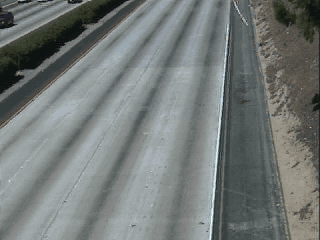
//> input picture input/background.png, 320 x 240 px
$ ./staticBackgroundSubstraction   (built with g++ and OpenCV 4)
//> lines starting //> are read from the running program, lines starting //| are printed output that depends on the picture; after the words box and inside, x2 and y2 are one past the last pixel; in counts of white or black regions, pixels touching at a corner belong together; pictures that were not available may be replaced by others from this repository, and a replacement may not be noted
#include "opencv2/highgui/highgui.hpp"
#include "opencv2/imgproc/imgproc.hpp"
#include "opencv2/video/tracking.hpp"
#include <iostream>
#include <stdio.h>
#include <stdlib.h>
#include <sstream>

using namespace cv;
using namespace std;

/// Function header
void foregroundAnalysis(Mat&, Mat&, Mat&);
void mask(Mat&, Mat&);

  /** @function main */
int main( int argc, char** argv ){
    Mat frame, objDetect;
    const int thresh = 35;
    Mat element( 5, 5, CV_8U, Scalar(1) );
    bool debugMode = false;
    bool pause = false;

    // open background image
    Mat background = imread("input/background.png");
//> background is the input picture: 240 rows x 320 cols, CV_8UC3; mean B, G, R 119.6, 121.4, 115.7

    // open the video file for reading
    VideoCapture cap("input/highwayII_raw.avi");

    if(!cap.isOpened()){
        cout << "Cannot open the video file" << endl;
        return -1;
    }

    while(1){
        Mat difference, gray, threshold_output, frame_mask, background_mask;

        // read a new frame from video
        bool bSuccess = cap.read(frame);

        // if no success, break loop
        if(!bSuccess){
          cout << "Cannot read the frame from video file" << '\n';
          break;
        }

        imshow( "Source Window", frame );

        // masking
        mask(background, background_mask);
//> in mask, `drawContours( mask,co_ordinates,0, Scalar(255),CV_FILLED, 8 );`:
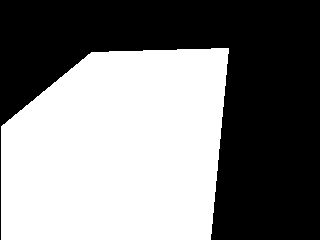
//> mask: 240 rows x 320 cols, CV_8UC1; 49.5% white; 1 white region, box (x1, y1, x2, y2) and area: (1, 48, 229, 240) 38045
//> after the loop in mask, `for (int y = 0; y < src.rows; ++y)`:
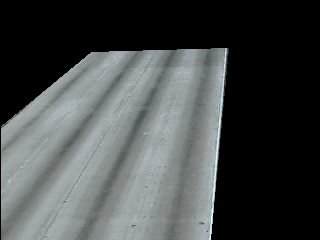
//> dest: 240 rows x 320 cols, CV_8UC3; mean B, G, R 73, 73, 69.3
        mask(frame, frame_mask);

        line(frame, Point(30, 90), Point(240, 90), Scalar(0, 0, 255), 2, 8, 0);
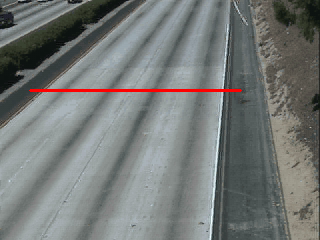
//> frame: 240 rows x 320 cols, CV_8UC3; 0.83% of pixels changed, all inside (x1, y1, x2, y2) = (29, 89, 242, 92)

        // background substraction
        absdiff(frame_mask, background_mask, difference);
//> difference: 240 rows x 320 cols, CV_8UC3; every value is 0
        cvtColor(difference, gray, CV_BGR2GRAY);
//> gray: 240 rows x 320 cols, CV_8UC1; every value is 0

        GaussianBlur(gray, gray, Size(5,5), 1.5);

        threshold( gray, threshold_output, thresh, 255, THRESH_BINARY );

        morphologyEx( threshold_output, threshold_output, MORPH_CLOSE, element );

        if(debugMode){
            imshow("Background Substraction", threshold_output);
            imshow("Gray Scale", gray);
        } else {
            destroyWindow("Background Substraction");
            destroyWindow("Gray Scale");
        }

        // [27 lines of commented-out code are left out]

        foregroundAnalysis(frame, threshold_output, objDetect);
//> in foregroundAnalysis, `findContours( threshold_output, contours, hierarchy, CV_RETR_EXTERNAL,..`: contours = 0 contours
//> after the loop in foregroundAnalysis, `for( int i = 0; i< contours.size(); i++ )`: count = 0
//> in foregroundAnalysis, `cv::putText(output, s, textOrg, fontFace, fontScale, Scalar(0,255,0), ..`:
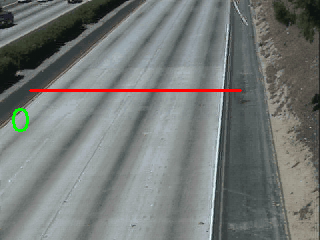
//> output: 240 rows x 320 cols, CV_8UC3; 0.22% of pixels changed, all inside (x1, y1, x2, y2) = (12, 108, 29, 132)
        imshow("Foreground", objDetect);

        char c = (char)waitKey(30);
//> the Esc key is pressed
        if( c == 27 )
            break;
        switch(c){
      		case 'd': //'d' has been pressed. this will debug mode
      			debugMode = !debugMode;
      			if(debugMode == false) cout<<"Debug mode disabled."<<endl;
      			else cout<<"Debug mode enabled."<<endl;
      			break;
      		// [15 lines of commented-out code are left out]
        }

    }

    return(0);
}

/** @function foregroundAnalysis*/
void foregroundAnalysis(Mat& frame, Mat& threshold_output, Mat& objDetect){
    static int count=0;
    double area, ar;
    Mat output, vehicle_ROI;
    vector<vector<Point> > contours;
    vector<Vec4i> hierarchy;

    frame.copyTo(output);

    /// Find contours
    findContours( threshold_output, contours, hierarchy, CV_RETR_EXTERNAL, CV_CHAIN_APPROX_SIMPLE, Point(0, 0) );

    /// Approximate contours to polygons + get bounding rects and circles
    vector<vector<Point> > contours_poly( contours.size() );
    vector<Rect> boundRect( contours.size() );

    for( int i = 0; i < contours.size(); i++ ) {
        approxPolyDP( Mat(contours[i]), contours_poly[i], 5, true );
        boundRect[i] = boundingRect( Mat(contours_poly[i]) );
    }

    /// Draw polygonal contour + bonding rects + circles
    Mat drawing = Mat::zeros( threshold_output.size(), CV_8UC3 );
    for( int i = 0; i< contours.size(); i++ ){
        Scalar color = Scalar( 255, 0, 0);
        drawContours( drawing, contours_poly, i, color, 1, 8, vector<Vec4i>(), 0, Point() );
        rectangle( output, boundRect[i].tl(), boundRect[i].br(), color, 1, 8, 0 );

        // get the center point of blob
        Point center((0.5 * (boundRect[i].tl().x+boundRect[i].br().x)), 0.5 * (boundRect[i].tl().y+boundRect[i].br().y));
        circle( output, center, 3, cv::Scalar(255, 0, 0), -1 );
        if (center.y > 86 && center.y < 94){//if(area > 450.0 && ar > 0.8) {
            count++;
            cout << count << endl;
        }
    }

    // print text to window
    stringstream ss;
        ss << count;
        string s = ss.str();
        int fontFace = FONT_HERSHEY_SCRIPT_SIMPLEX;
        double fontScale = 1;
        int thickness = 2;
        cv::Point textOrg(10, 130);
        cv::putText(output, s, textOrg, fontFace, fontScale, Scalar(0,255,0), thickness,5);

    output.copyTo(objDetect);

    /// Show in a window
    imshow("Contours", drawing );
}

// find region of interest (ROI)
void mask(Mat& src, Mat& dest ){
    //Mat black(src.rows, src.cols, src.type(), cv::Scalar::all(0));
    Mat mask(src.rows, src.cols, CV_8UC1, cv::Scalar(0));

    vector< vector<Point> >  co_ordinates;
    co_ordinates.push_back(vector<Point>());
    co_ordinates[0].push_back(Point(91, 52));
    co_ordinates[0].push_back(Point(228, 48));
    co_ordinates[0].push_back(Point(210, 239));
    co_ordinates[0].push_back(Point(1, 239));
    co_ordinates[0].push_back(Point(1, 126));

    drawContours( mask,co_ordinates,0, Scalar(255),CV_FILLED, 8 ); //

    src.copyTo(dest);
    for (int y = 0; y < src.rows; ++y){
        for (int x = 0; x < src.cols; ++x){
            if (mask.at<uchar>(y,x) == 0)
            {
                for (int i = 0; i < 3; ++i)
                    dest.at<Vec3b>(y,x)[i] = 0;
            }
        }
    }
}
